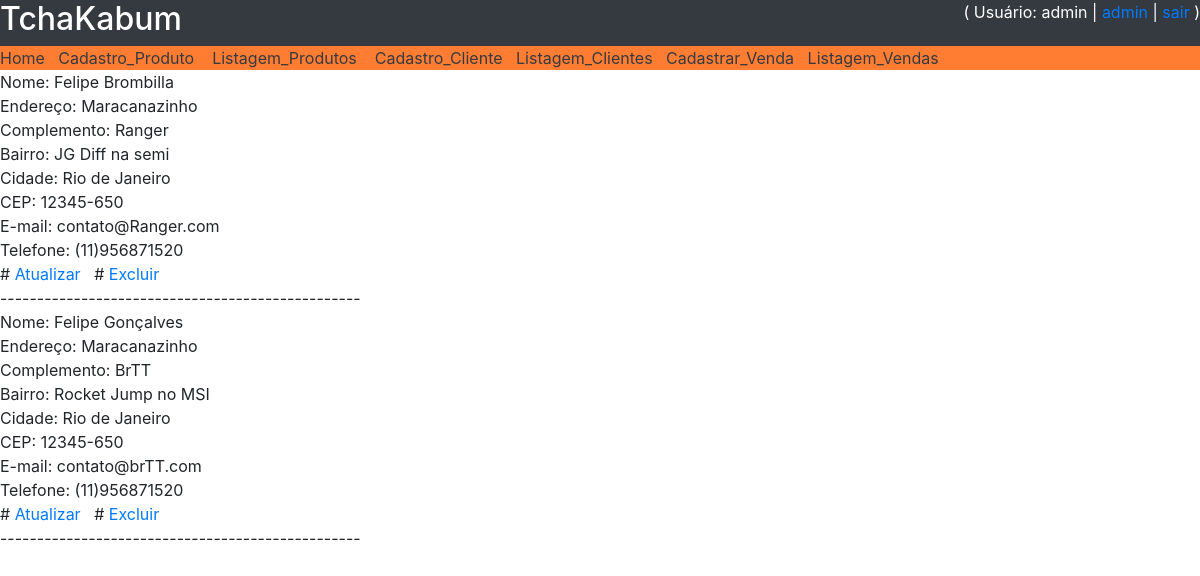
The app's page /listagem_clientes/ (signed in) with its own data.
### core/models.py (models this page shows, shortened)
class Cliente(models.Model):
    nome = models.CharField(max_length=100)
    endereco = models.CharField(max_length=100, blank=True, null= True)
    complemento = models.CharField(max_length=100, blank=True, null= True)
    bairro = models.CharField(max_length=50, blank=True, null= True)
    cidade = models.CharField(max_length=100, blank=True, null= True)
    cep = models.CharField(max_length=10, blank=True, null= True)
    email = models.CharField(max_length= 50)
    telefone = models.CharField(max_length=20, blank=True, null= True)
    foto = models.ImageField(upload_to= 'fotos_clientes', blank=True, null= True)

### core/views.py (the view)
# urls.py: path('listagem_clientes/', listagem_clientes, name='url_listagem_clientes' ),
@login_required()
def listagem_clientes(request):
    if request.user.is_staff:
        if request.POST and request.POST['cliente_input']:
            dados = Cliente.objects.filter(nome=request.POST['cliente_input'])
        else:
            dados = Cliente.objects.all()
        contexto = {'dados': dados}
        return render(request, 'core/listagem_clientes.html', contexto)
    else:
        return render(request, 'core/nao_autorizado.html')

### core/templates/core/listagem_clientes.html (shortened to what this page needs)
{% extends 'base.html' %}
{% load static %}
{% block main %}
     {% for cli in dados %}
        Nome: {{ cli.nome }}<br>
        {% if cli.endereco %}
            Endereço: {{ cli.endereco }}<br>
        {% else %}
            Endereço: <br>
        {% endif %}
        {% if  cli.complemento  %}
        Complemento: {{ cli.complemento }}<br>
        {% else %}
        Complemento: <br>
        {% endif %}
        {% if  cli.bairro  %}
        Bairro: {{ cli.bairro }}<br>
        {% else %}
        Bairro: <br>
        {% endif %}
        {% if cli.cidade  %}
        Cidade: {{ cli.cidade }}<br>
        {% else %}
        Cidade: <br>
        {% endif %}
        {% if  cli.cep  %}
        CEP: {{ cli.cep }}<br>
        {% else %}
        CEP: <br>
        {% endif %}
        E-mail: {{ cli.email }}<br>
        {% if cli.telefone  %}
        Telefone: {{ cli.telefone }}<br>
        {% else %}
        Telefone: <br>
        {% endif %}
#        <a href="{% url 'url_atualiza_cliente' cli.id %}">Atualizar</a>  &nbsp;
#        <a href="{% url 'url_exclui_cliente' cli.id %}">Excluir</a> <br>
        ------------------------------------------------- <br>
        {% endfor %}
{% endblock %}

### templates/base.html (shortened to what this page needs)
<!DOCTYPE html>
{% load static %}
<html lang="en">
<head>
    <link rel="stylesheet" href="https://stackpath.bootstrapcdn.com/bootstrap/4.5.2/css/bootstrap.min.css">
</head>
<body>
    <div class="row bg-dark text-white">
        <div class="col"><h2>TchaKabum</h2></div>
        <div class="col-xs-12 col-md-6 text-right">
            {% if user.get_username %}
                ( Usuário: {{ user.get_username }}  | <a href="/admin/">admin</a> | <a href="{% url 'logout' %}">sair</a> )
            {% else %}
                ( <a href="{% url 'login' %}">login</a> | <a href="{% url 'url_registrar' %}">registrar</a> )
            {% endif %}
        </div>
    </div>
    <div style="background-color:#ff7d33">
        <a class="text-dark" href="{% url 'url_principal' %}">Home</a>  &nbsp;
        <a class="text-dark" href="{% url 'url_cadastro_produto' %}">Cadastro_Produto</a> &nbsp;&nbsp;
        <a class="text-dark" href="{% url 'url_listagem_produtos' %}">Listagem_Produtos</a> &nbsp;&nbsp;
        <a class="text-dark" href="{% url 'url_cadastro_cliente' %}"> Cadastro_Cliente</a> &nbsp;
        <a class="text-dark" href="{% url 'url_listagem_clientes' %}">Listagem_Clientes</a> &nbsp;
        <a class="text-dark" href="{% url 'url_cadastro_venda' %}">Cadastrar_Venda</a> &nbsp;
        <a class="text-dark" href="{% url 'url_listagem_vendas' %}">Listagem_Vendas</a> &nbsp;
    </div>
    {% block main %}
    {% endblock %}
</body>
</html>

### records on screen
Cliente: nome "Felipe Brombilla", endereco "Maracanazinho", complemento "Ranger", bairro "JG Diff na semi", cidade "Rio de Janeiro", cep "12345-650", email "contato@Ranger.com", telefone "(11)956871520"
Cliente: nome "Felipe Gonçalves", endereco "Maracanazinho", complemento "BrTT", bairro "Rocket Jump no MSI", cidade "Rio de Janeiro", cep "12345-650", email "contato@brTT.com", telefone "(11)956871520"

### other values on screen
{{ user.get_username }} "admin"
